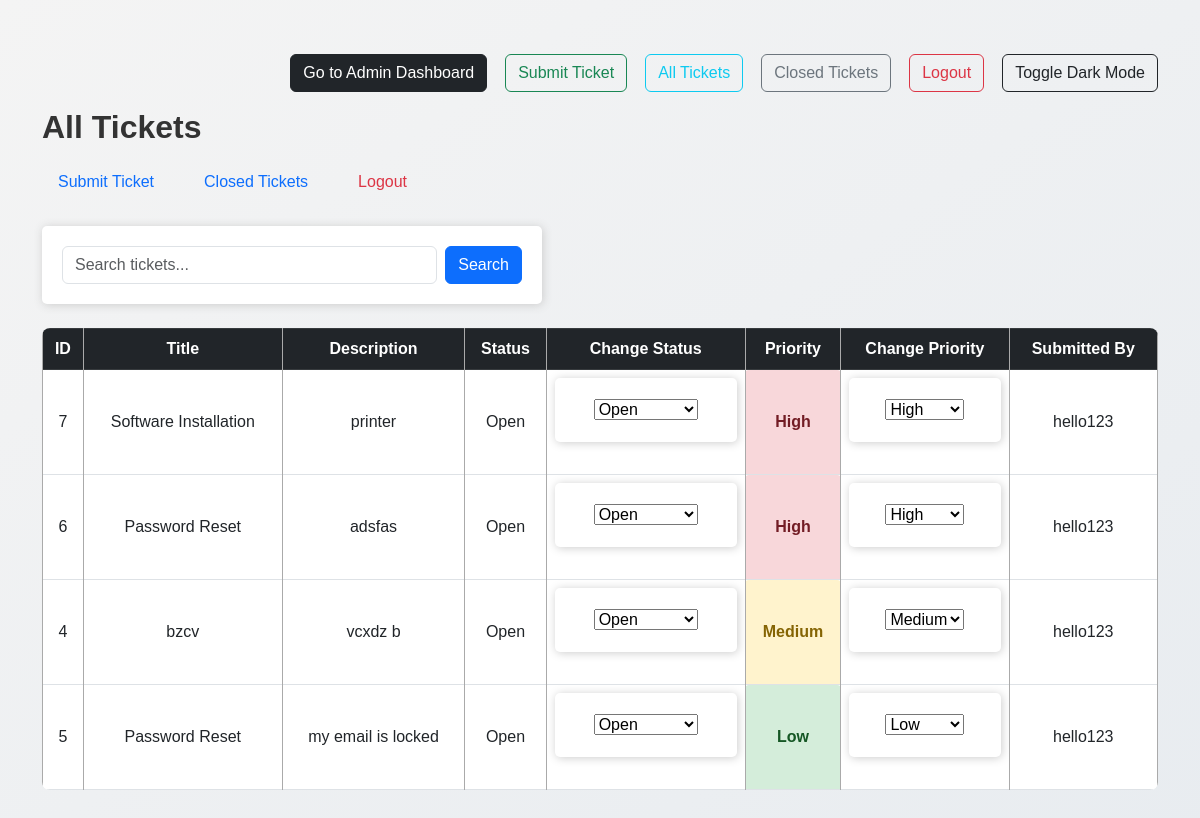
/tickets (signed in), run on the app's committed database.
### app.py (models this page shows)
class Ticket(db.Model):
    id = db.Column(db.Integer, primary_key=True)
    title = db.Column(db.String(100), nullable=False)
    description = db.Column(db.Text, nullable=False)
    status = db.Column(db.String(20), default='Open')
    priority = db.Column(db.String(10), default='Low')
    user_id = db.Column(db.Integer, db.ForeignKey('user.id'))
    user = db.relationship('User', backref='sumbitted_tickets')
    date_created = db.Column(db.DateTime, default=datetime.utcnow)
    category = db.Column(db.String(50))  # or Integer, Enum, etc.

class User(UserMixin, db.Model):
    id = db.Column(db.Integer, primary_key=True)
    username = db.Column(db.String(150), unique=True, nullable=False)
    password = db.Column(db.String(150), nullable=False)
    role = db.Column(db.String(20), default='user')  # 'user' or 'admin'
    tickets = db.relationship('Ticket', backref='submitter', lazy=True)

### app.py (the view, shortened to what this page needs)
@app.route('/tickets')
@login_required
def tickets_view():
    from datetime import datetime
    from sqlalchemy import or_
    search_query = request.args.get('search', '')
    open_count = Ticket.query.filter_by(user_id=current_user.id, status='Open').count()
    closed_count = Ticket.query.filter_by(user_id=current_user.id, status='Closed').count()
    overdue_count = Ticket.query.filter(
        Ticket.user_id == current_user.id,
        Ticket.status != 'Closed',
    ).count()
    base_query = Ticket.query.filter_by(user_id=current_user.id, status='Open')
    tickets = base_query.order_by(Ticket.date_created.desc()).all()
    return render_template('tickets.html',
                           tickets=tickets,
                           form_action='tickets_view',
                           open_count=open_count,
                           closed_count=closed_count,
                           overdue_count=overdue_count)

### app.py (called while the page is built)
@login_manager.user_loader
def load_user(user_id):
    return User.query.get(int(user_id))

### templates/tickets.html (shortened to what this page needs)
{% extends "base.html" %}
{% block heading %}All Tickets{% endblock %}
{% block content %}
<form action="{{ url_for('tickets_view') }}" method="get" class="mb-4 d-flex gap-2">
    <input type="text" name="search" placeholder="Search tickets..." class="form-control"
           value="{{ request.args.get('search', '') }}">
    <button type="submit" class="btn btn-primary">Search</button>
</form>
{% set is_admin = current_user.role == 'admin' %}
<table class="table table-bordered">
    <thead class="table-dark">
        <tr>
            <th>ID</th>
            <th>Title</th>
            <th>Description</th>
            <th>Status</th>
            {% if is_admin %}
            <th>Change Status</th>
            {% endif %}
            <th>Priority</th>
            {% if is_admin %}
            <th>Change Priority</th>
            {% endif %}
            <th>Submitted By</th>
        </tr>
    </thead>
    <tbody>
        {% for ticket in tickets %}
        <tr>
            <td>{{ ticket.id }}</td>
            <td>{{ ticket.title }}</td>
            <td>{{ ticket.description }}</td>
            <td>{{ ticket.status }}</td>
            {% if is_admin %}
            <td>
                <form method="post" action="{{ url_for('update_status', ticket_id=ticket.id) }}">
                    <select name="status" onchange="this.form.submit()">
                        <option value="Open" {% if ticket.status == 'Open' %}selected{% endif %}>Open</option>
                    </select>
                </form>
            </td>
            {% endif %}
            <td class="{{ ticket.priority|lower }}">{{ ticket.priority }}</td>
            {% if is_admin %}
            <td>
                <form method="post" action="{{ url_for('update_priority', ticket_id=ticket.id) }}">
                    <select name="priority" onchange="this.form.submit()">
                        <option value="Low" {% if ticket.priority == 'Low' %}selected{% endif %}>Low</option>
                        <option value="Medium" {% if ticket.priority == 'Medium' %}selected{% endif %}>Medium</option>
                        <option value="High" {% if ticket.priority == 'High' %}selected{% endif %}>High</option>
                    </select>
                </form>
            </td>
            {% endif %}
            <td>{{ ticket.user.username }}</td>
        </tr>
        {% else %}
        <tr>
            <td colspan="{% if is_admin %}8{% else %}6{% endif %}" class="text-center">No tickets found.</td>
        </tr>
        {% endfor %}
    </tbody>
</table>
{% endblock %}

### static/style.css (style rules this page uses)
body { font-family: Arial, sans-serif; margin: 30px; background: linear-gradient(to bottom right, #f4f4f4, #e8ecf0); transition: background-color 0.3s ease, color 0.3s ease; }
form { background: #fff; padding: 20px; border-radius: 5px; box-shadow: 1px 1px 10px #ccc; max-width: 500px; margin-bottom: 1.5rem; }
table { width: 100%; border-collapse: collapse; background: #fff; border-radius: 8px; overflow: hidden; margin-bottom: 2rem; }
th, td { border: 1px solid #aaa; padding: 10px; text-align: center; vertical-align: middle; }
th { background: #eee; font-weight: bold; }
td.low { background-color: #d4edda; color: #155724; font-weight: bold; border-radius: 4px; padding: 4px 8px; }
td.medium { background-color: #fff3cd; color: #856404; font-weight: bold; border-radius: 4px; padding: 4px 8px; }
td.high { background-color: #f8d7da; color: #721c24; font-weight: bold; border-radius: 4px; padding: 4px 8px; }

### data on the page
Ticket: id "7", title "Software Installation", description "printer", status "Open", priority "High", user.username "hello123"
Ticket: id "6", title "Password Reset", description "adsfas", status "Open", priority "High", user.username "hello123"
Ticket: id "4", title "bzcv", description "vcxdz b", status "Open", priority "Medium", user.username "hello123"
Ticket: id "5", title "Password Reset", description "my email is locked", status "Open", priority "Low", user.username "hello123"
